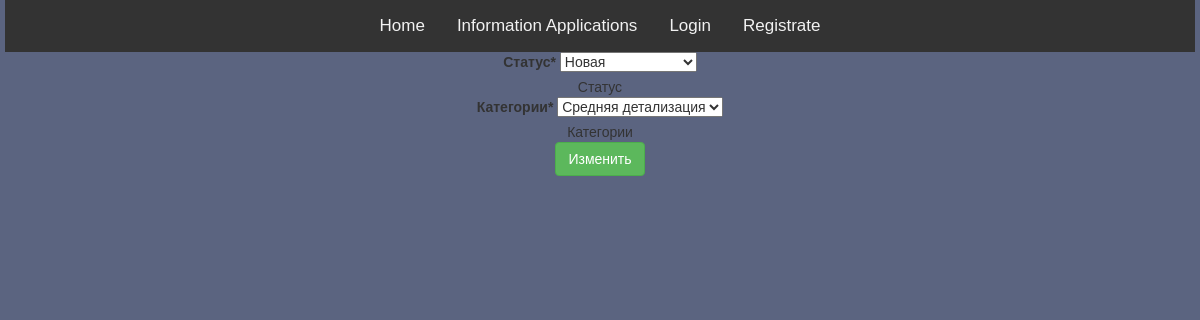
Page /accounts/profile/applications/4/update on the earlier database version.
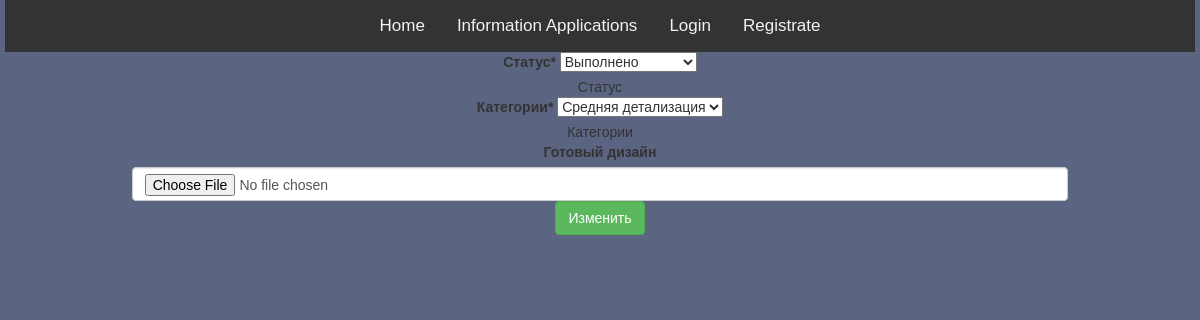
Same page on the later database version.
### accounts/models.py (models this page shows, shortened)
class Application(models.Model):
    id = models.AutoField(primary_key=True, unique=True, verbose_name='id')
    title = models.CharField(max_length=200, verbose_name='Название')
    desc = models.TextField(max_length=400, verbose_name='Описание')
    img = models.ImageField(upload_to='img', verbose_name='Картинка')
    ready_design = models.ImageField(upload_to='design', verbose_name='Готовый дизайн', null=True, blank=True)
    user = models.ForeignKey(User, on_delete=models.SET_NULL, verbose_name='Пользователь', null=True, blank=True,
                             to_field='id')
    date = models.DateField(default=datetime.today())
    comment = models.TextField(max_length=400, verbose_name='Комментарий', null=True, blank=True)
    NEW = 'new'
    LOAD = 'load'
    READY = 'ready'
    LOAN_STATUS = (
        (NEW, 'Новая'),
        (LOAD, 'Принято в работу'),
        (READY, 'Выполнено'),
    )
    status = models.CharField(max_length=30, choices=LOAN_STATUS, default='new', help_text='Статус',
                              verbose_name='Статус')
    SKETCH = 'sketch'
    MID_DETAIL = 'mid_detail'
    AUTHOR = 'author'
    CATEGORIES = (
        (SKETCH, 'Эскизный проект'),
        (MID_DETAIL, 'Средняя детализация'),
        (AUTHOR, 'Авторский интерьер'),
    )
    category = models.CharField(max_length=30, choices=CATEGORIES, default='Эскизный проект', help_text='Категории',
                                verbose_name='Категории')

### accounts/views.py (the view, shortened to what this page needs)
# urls.py: path('profile/applications/<int:pk>/update', views.update_application.as_view(), name='profile_application_update')
class update_application(UpdateView):
    model = Application
    fields = ('status', 'ready_design', 'category', 'comment')
    template_name = 'aplications/application_update.html'
    def get_context_data(self, *, object_list=None, **kwargs):
        context = super().get_context_data(**kwargs)
        if self.object.status == 'ready':
            context['is_ready'] = True
            context['is_new'] = False
            context['is_load'] = False
        elif self.object.status == 'load':
            context['is_load'] = True
            context['is_new'] = False
            context['is_ready'] = False
        elif self.object.status == 'new':
            context['is_new'] = True
            context['is_ready'] = False
            context['is_load'] = False
        else:
            self.object.save()
            success_url = reverse_lazy('profile_applications')
            success_msg = 'Запись обновлена'
            return HttpResponseRedirect(success_url, success_msg)
        return context

### accounts/templates/aplications/application_update.html (shortened to what this page needs)
{% extends 'base.html' %}
{% load static %}
{% load crispy_forms_tags %}
{% block content %}
    <form action="" method="post">
        {{ form.status|as_crispy_field }}
        {{ form.category|as_crispy_field }}
        {% if is_ready %}
            {{ form.ready_design|as_crispy_field }}
        {% endif %}
        <input type="submit" value="Изменить" class="btn btn-success">
    </form>
{% endblock %}

Differences in the rows shown:
changed Application "Средняя детализация": status "Новая" → "Выполнено"
Other differences:
text now shown: "Готовый дизайн"
